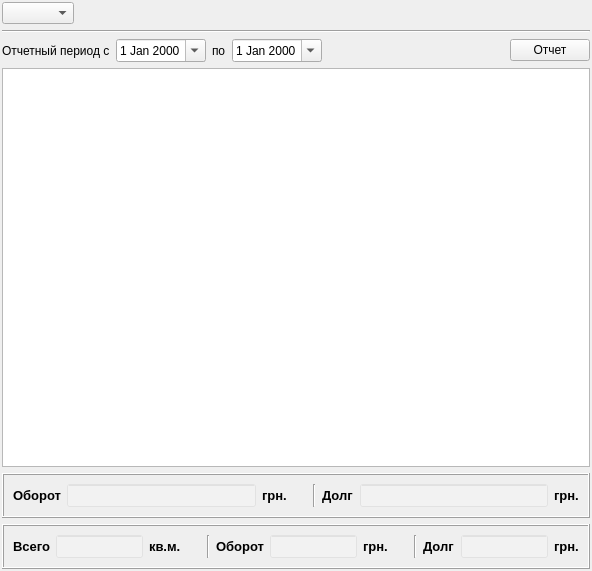
<?xml version="1.0" encoding="UTF-8"?>
<ui version="4.0">
 <class>CompanyReport</class>
 <widget class="QWidget" name="CompanyReport">
  <property name="geometry">
   <rect>
    <x>0</x>
    <y>0</y>
    <width>592</width>
    <height>571</height>
   </rect>
  </property>
  <property name="windowTitle">
   <string>Form</string>
  </property>
  <layout class="QVBoxLayout" name="verticalLayout">
   <property name="margin">
    <number>2</number>
   </property>
   <item>
    <layout class="QHBoxLayout" name="horizontalLayout">
     <item>
      <widget class="QComboBox" name="type"/>
     </item>
     <item>
      <widget class="CompanyWidget" name="company" native="true">
       <property name="minimumSize">
        <size>
         <width>100</width>
         <height>0</height>
        </size>
       </property>
      </widget>
     </item>
     <item>
      <spacer name="horizontalSpacer">
       <property name="orientation">
        <enum>Qt::Horizontal</enum>
       </property>
       <property name="sizeHint" stdset="0">
        <size>
         <width>40</width>
         <height>20</height>
        </size>
       </property>
      </spacer>
     </item>
    </layout>
   </item>
   <item>
    <widget class="Line" name="line">
     <property name="orientation">
      <enum>Qt::Horizontal</enum>
     </property>
    </widget>
   </item>
   <item>
    <layout class="QHBoxLayout" name="horizontalLayout_3">
     <item>
      <widget class="QLabel" name="label_3">
       <property name="text">
        <string>Отчетный период с</string>
       </property>
      </widget>
     </item>
     <item>
      <widget class="QDateEdit" name="dateFrom">
       <property name="minimumSize">
        <size>
         <width>90</width>
         <height>0</height>
        </size>
       </property>
       <property name="buttonSymbols">
        <enum>QAbstractSpinBox::NoButtons</enum>
       </property>
       <property name="calendarPopup">
        <bool>true</bool>
       </property>
      </widget>
     </item>
     <item>
      <widget class="QLabel" name="label_4">
       <property name="text">
        <string>по</string>
       </property>
      </widget>
     </item>
     <item>
      <widget class="QDateEdit" name="dateTill">
       <property name="minimumSize">
        <size>
         <width>90</width>
         <height>0</height>
        </size>
       </property>
       <property name="buttonSymbols">
        <enum>QAbstractSpinBox::NoButtons</enum>
       </property>
       <property name="calendarPopup">
        <bool>true</bool>
       </property>
      </widget>
     </item>
     <item>
      <spacer name="horizontalSpacer_2">
       <property name="orientation">
        <enum>Qt::Horizontal</enum>
       </property>
       <property name="sizeHint" stdset="0">
        <size>
         <width>40</width>
         <height>20</height>
        </size>
       </property>
      </spacer>
     </item>
     <item>
      <widget class="QPushButton" name="startButton">
       <property name="text">
        <string>Отчет</string>
       </property>
      </widget>
     </item>
    </layout>
   </item>
   <item>
    <widget class="QTableView" name="table"/>
   </item>
   <item>
    <widget class="QFrame" name="supplyFrame">
     <property name="frameShape">
      <enum>QFrame::Box</enum>
     </property>
     <property name="frameShadow">
      <enum>QFrame::Raised</enum>
     </property>
     <layout class="QHBoxLayout" name="horizontalLayout_5">
      <item>
       <widget class="QLabel" name="label_12">
        <property name="font">
         <font>
          <pointsize>10</pointsize>
          <weight>75</weight>
          <bold>true</bold>
         </font>
        </property>
        <property name="text">
         <string>Оборот</string>
        </property>
       </widget>
      </item>
      <item>
       <widget class="QLineEdit" name="supplyTotal">
        <property name="maximumSize">
         <size>
          <width>200</width>
          <height>16777215</height>
         </size>
        </property>
        <property name="font">
         <font>
          <pointsize>10</pointsize>
          <weight>75</weight>
          <bold>true</bold>
         </font>
        </property>
        <property name="styleSheet">
         <string notr="true">background: rgba(255, 255, 255, 55)</string>
        </property>
        <property name="alignment">
         <set>Qt::AlignRight|Qt::AlignTrailing|Qt::AlignVCenter</set>
        </property>
        <property name="readOnly">
         <bool>true</bool>
        </property>
       </widget>
      </item>
      <item>
       <widget class="QLabel" name="label_13">
        <property name="font">
         <font>
          <pointsize>10</pointsize>
          <weight>75</weight>
          <bold>true</bold>
         </font>
        </property>
        <property name="text">
         <string>грн.</string>
        </property>
       </widget>
      </item>
      <item>
       <spacer name="horizontalSpacer_6">
        <property name="orientation">
         <enum>Qt::Horizontal</enum>
        </property>
        <property name="sizeType">
         <enum>QSizePolicy::Fixed</enum>
        </property>
        <property name="sizeHint" stdset="0">
         <size>
          <width>20</width>
          <height>20</height>
         </size>
        </property>
       </spacer>
      </item>
      <item>
       <widget class="Line" name="line_6">
        <property name="orientation">
         <enum>Qt::Vertical</enum>
        </property>
       </widget>
      </item>
      <item>
       <widget class="QLabel" name="label_14">
        <property name="font">
         <font>
          <pointsize>10</pointsize>
          <weight>75</weight>
          <bold>true</bold>
         </font>
        </property>
        <property name="text">
         <string>Долг</string>
        </property>
       </widget>
      </item>
      <item>
       <widget class="QLineEdit" name="supplyDebt">
        <property name="maximumSize">
         <size>
          <width>200</width>
          <height>16777215</height>
         </size>
        </property>
        <property name="font">
         <font>
          <pointsize>10</pointsize>
          <weight>75</weight>
          <bold>true</bold>
         </font>
        </property>
        <property name="styleSheet">
         <string notr="true">background: rgba(255, 255, 255, 55)</string>
        </property>
        <property name="alignment">
         <set>Qt::AlignRight|Qt::AlignTrailing|Qt::AlignVCenter</set>
        </property>
        <property name="readOnly">
         <bool>true</bool>
        </property>
       </widget>
      </item>
      <item>
       <widget class="QLabel" name="label_15">
        <property name="font">
         <font>
          <pointsize>10</pointsize>
          <weight>75</weight>
          <bold>true</bold>
         </font>
        </property>
        <property name="text">
         <string>грн.</string>
        </property>
       </widget>
      </item>
     </layout>
    </widget>
   </item>
   <item>
    <widget class="QFrame" name="customerFrame">
     <property name="frameShape">
      <enum>QFrame::Box</enum>
     </property>
     <property name="frameShadow">
      <enum>QFrame::Raised</enum>
     </property>
     <layout class="QHBoxLayout" name="horizontalLayout_4">
      <item>
       <widget class="QLabel" name="label_2">
        <property name="font">
         <font>
          <pointsize>10</pointsize>
          <weight>75</weight>
          <bold>true</bold>
         </font>
        </property>
        <property name="text">
         <string>Всего</string>
        </property>
       </widget>
      </item>
      <item>
       <widget class="QLineEdit" name="customerSize">
        <property name="maximumSize">
         <size>
          <width>200</width>
          <height>16777215</height>
         </size>
        </property>
        <property name="font">
         <font>
          <pointsize>10</pointsize>
          <weight>75</weight>
          <bold>true</bold>
         </font>
        </property>
        <property name="styleSheet">
         <string notr="true">background: rgba(255, 255, 255, 55)</string>
        </property>
        <property name="alignment">
         <set>Qt::AlignRight|Qt::AlignTrailing|Qt::AlignVCenter</set>
        </property>
        <property name="readOnly">
         <bool>true</bool>
        </property>
       </widget>
      </item>
      <item>
       <widget class="QLabel" name="label_5">
        <property name="font">
         <font>
          <pointsize>10</pointsize>
          <weight>75</weight>
          <bold>true</bold>
         </font>
        </property>
        <property name="text">
         <string>кв.м.</string>
        </property>
       </widget>
      </item>
      <item>
       <spacer name="horizontalSpacer_3">
        <property name="orientation">
         <enum>Qt::Horizontal</enum>
        </property>
        <property name="sizeType">
         <enum>QSizePolicy::Fixed</enum>
        </property>
        <property name="sizeHint" stdset="0">
         <size>
          <width>20</width>
          <height>20</height>
         </size>
        </property>
       </spacer>
      </item>
      <item>
       <widget class="Line" name="line_3">
        <property name="orientation">
         <enum>Qt::Vertical</enum>
        </property>
       </widget>
      </item>
      <item>
       <widget class="QLabel" name="label_6">
        <property name="font">
         <font>
          <pointsize>10</pointsize>
          <weight>75</weight>
          <bold>true</bold>
         </font>
        </property>
        <property name="text">
         <string>Оборот</string>
        </property>
       </widget>
      </item>
      <item>
       <widget class="QLineEdit" name="customerTotal">
        <property name="maximumSize">
         <size>
          <width>200</width>
          <height>16777215</height>
         </size>
        </property>
        <property name="font">
         <font>
          <pointsize>10</pointsize>
          <weight>75</weight>
          <bold>true</bold>
         </font>
        </property>
        <property name="styleSheet">
         <string notr="true">background: rgba(255, 255, 255, 55)</string>
        </property>
        <property name="alignment">
         <set>Qt::AlignRight|Qt::AlignTrailing|Qt::AlignVCenter</set>
        </property>
        <property name="readOnly">
         <bool>true</bool>
        </property>
       </widget>
      </item>
      <item>
       <widget class="QLabel" name="label_7">
        <property name="font">
         <font>
          <pointsize>10</pointsize>
          <weight>75</weight>
          <bold>true</bold>
         </font>
        </property>
        <property name="text">
         <string>грн.</string>
        </property>
       </widget>
      </item>
      <item>
       <spacer name="horizontalSpacer_4">
        <property name="orientation">
         <enum>Qt::Horizontal</enum>
        </property>
        <property name="sizeType">
         <enum>QSizePolicy::Fixed</enum>
        </property>
        <property name="sizeHint" stdset="0">
         <size>
          <width>20</width>
          <height>20</height>
         </size>
        </property>
       </spacer>
      </item>
      <item>
       <widget class="Line" name="line_4">
        <property name="orientation">
         <enum>Qt::Vertical</enum>
        </property>
       </widget>
      </item>
      <item>
       <widget class="QLabel" name="label_8">
        <property name="font">
         <font>
          <pointsize>10</pointsize>
          <weight>75</weight>
          <bold>true</bold>
         </font>
        </property>
        <property name="text">
         <string>Долг</string>
        </property>
       </widget>
      </item>
      <item>
       <widget class="QLineEdit" name="customerDebt">
        <property name="maximumSize">
         <size>
          <width>200</width>
          <height>16777215</height>
         </size>
        </property>
        <property name="font">
         <font>
          <pointsize>10</pointsize>
          <weight>75</weight>
          <bold>true</bold>
         </font>
        </property>
        <property name="styleSheet">
         <string notr="true">background: rgba(255, 255, 255, 55)</string>
        </property>
        <property name="alignment">
         <set>Qt::AlignRight|Qt::AlignTrailing|Qt::AlignVCenter</set>
        </property>
        <property name="readOnly">
         <bool>true</bool>
        </property>
       </widget>
      </item>
      <item>
       <widget class="QLabel" name="label_9">
        <property name="font">
         <font>
          <pointsize>10</pointsize>
          <weight>75</weight>
          <bold>true</bold>
         </font>
        </property>
        <property name="text">
         <string>грн.</string>
        </property>
       </widget>
      </item>
     </layout>
    </widget>
   </item>
  </layout>
 </widget>
 <customwidgets>
  <customwidget>
   <class>CompanyWidget</class>
   <extends>QWidget</extends>
   <header>widgets/companywidget.h</header>
   <container>1</container>
  </customwidget>
 </customwidgets>
 <resources/>
 <connections/>
</ui>
